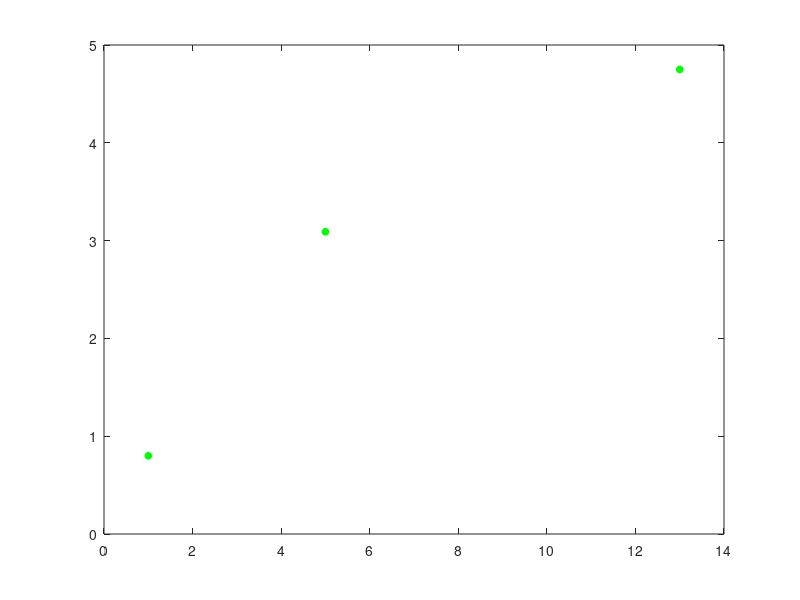

This figure's MATLAB source: (Note: this script raises an error after producing the figure.)
clear all
clc
 t= [1, 5,  13];
 v=[0.80, 3.09, 4.75];
%graficamos
plot(t,v,'o','MarkerSize',5,'MarkerFaceColor','g','MarkerEdgeColor','g');
%calcullar los langrangianos
syms Y
G=0;
n=2;
for j=1:n
    L=1;
    for i=1:n
        if i~=j
            L=L*(Y-v(i))/(v(j)-v(i));
        end
    end
    G=G+expand(L)*t(j);
  
end
hold on
fprintf('\n POLINOMIO INTERPOLANTE: \n')
   disp(G)
   ezplot(G,[0,60])
   grid on